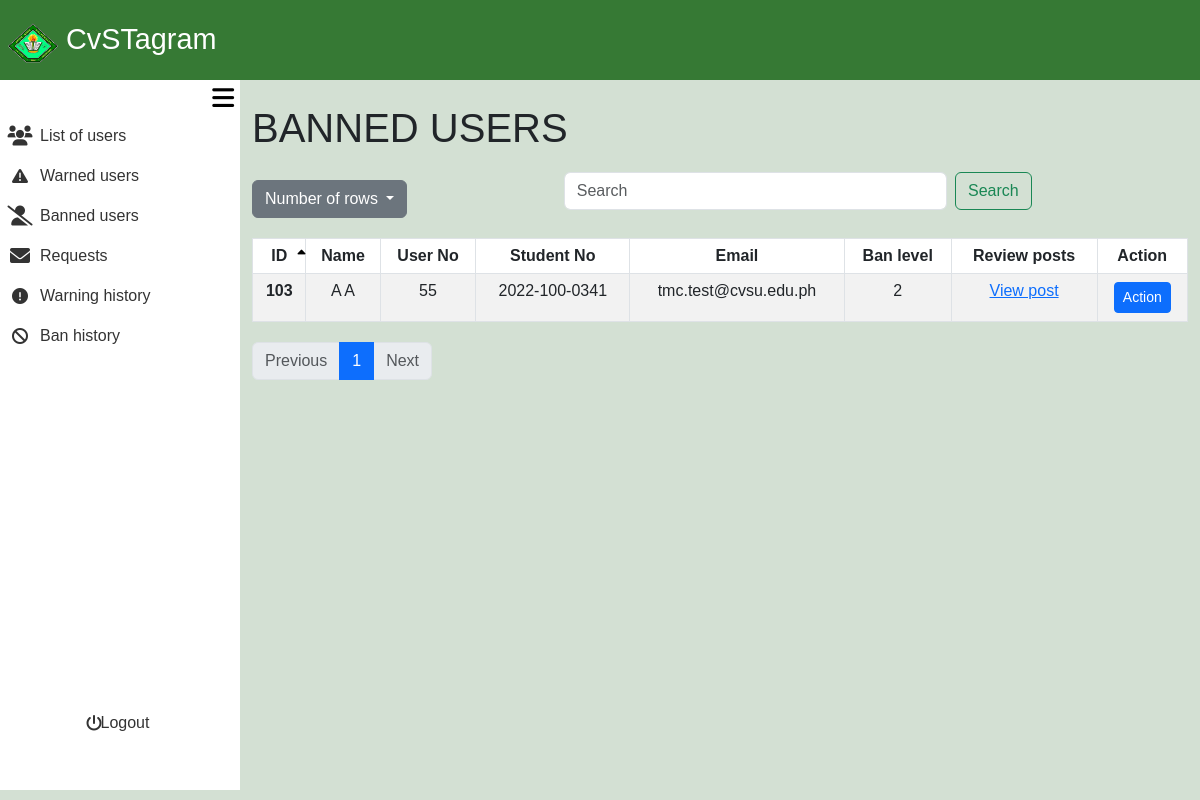
Before: /admin_area/active_ban.php (signed in) with the older database file.
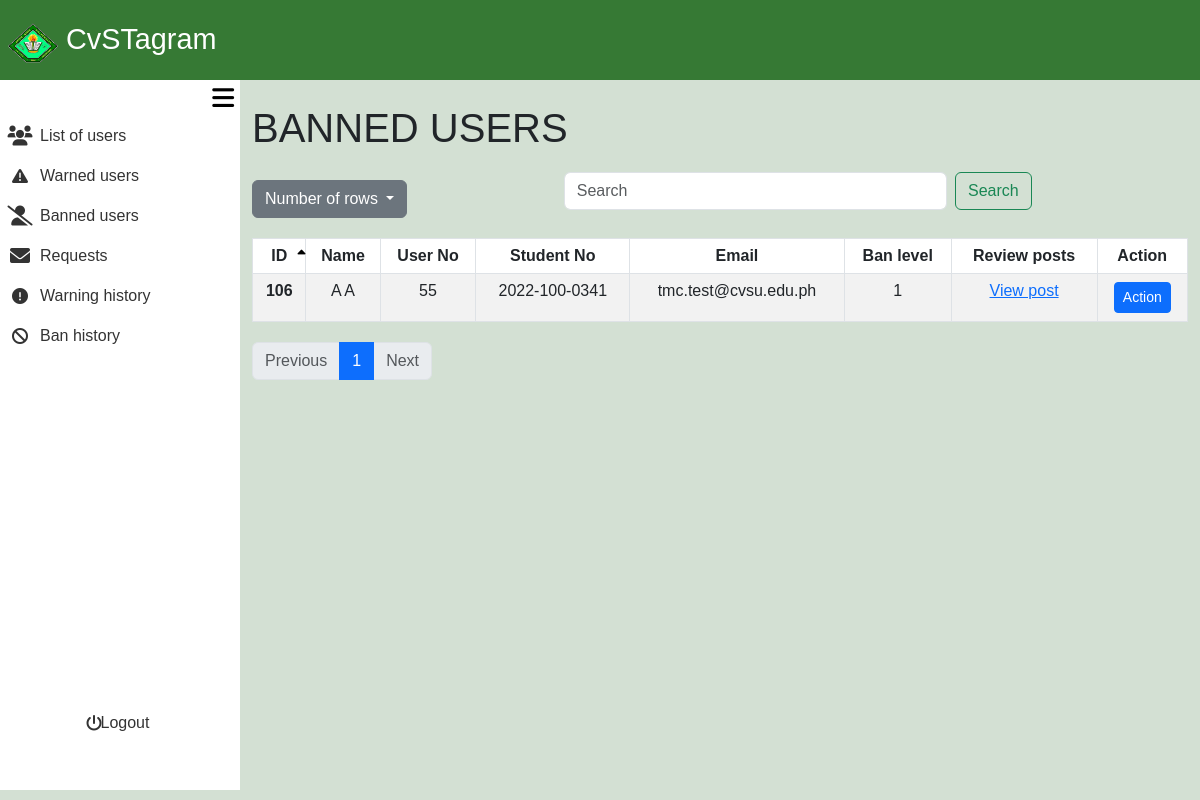
After: the same page with the newer database file.
### tables this page shows
CREATE TABLE `active_ban` (
  `active_ban_id` int(11) NOT NULL,
  `ban_id` int(11) NOT NULL,
  `user_no` int(11) NOT NULL,
  `ban_appeal_id` int(11) NOT NULL,
  `ban_level` int(11) NOT NULL,
  `ban_start_date` date NOT NULL,
  `ban_end_date` date DEFAULT NULL
);

CREATE TABLE `user_registration` (
  `user_no` int(11) NOT NULL,
  `user_ip` varchar(255) NOT NULL,
  `user_ID` varchar(255) NOT NULL,
  `email` varchar(255) NOT NULL,
  `student_no` varchar(13) NOT NULL,
  `fname` varchar(255) NOT NULL,
  `lname` varchar(255) NOT NULL,
  `bday` date NOT NULL,
  `gender` varchar(20) NOT NULL,
  `coverphoto` varchar(250) NOT NULL,
  `profilepicture` varchar(250) NOT NULL,
  `created_at` timestamp NOT NULL DEFAULT current_timestamp(),
  `updated_at` timestamp NOT NULL DEFAULT current_timestamp() ON UPDATE current_timestamp(),
  `user_password` varchar(255) NOT NULL
);

### admin_area/active_ban.php (the view, shortened to what the changed rows need)
<?php
require_once '../include/connect.php';
require_once '../include/bootsrap.php';
?>
<!DOCTYPE html>
<html lang="en">
<head>
    <link rel="stylesheet" href="admin_dashbaord.css?v=<?php echo time(); ?>">
</head>
<body>
<div class="container-fluid screen">
        <div class="container-fluid content">
<?php
$search = isset($_GET['search']) ? trim($_GET['search']) : '';
$sort_column = isset($_GET['sort']) ? $_GET['sort'] : 'ban_id';
$sort_direction = isset($_GET['direction']) && $_GET['direction'] == 'desc' ? 'desc' : 'asc';
$rows_per_page = isset($_GET['rows']) ? intval($_GET['rows']) : 10;
$page = isset($_GET['page']) ? intval($_GET['page']) : 1;
$offset = ($page - 1) * $rows_per_page;
$searchFilter = !empty($search) ? " AND (ur.fname LIKE '%$search%' OR ur.lname LIKE '%$search%' OR ur.email LIKE '%$search%' OR ur.student_no LIKE '%$search%' OR ur.user_no LIKE '%$search%' OR ab.ban_level LIKE '%$search%' OR ab.ban_id LIKE '%$search%)" : "";
$usersQuery = "SELECT ab.ban_id, ur.fname, ur.lname, ur.user_no, ur.student_no, ur.email, ab.ban_level
FROM active_ban ab
LEFT JOIN user_registration ur ON ab.user_no = ur.user_no
WHERE 1=1 $searchFilter
ORDER BY $sort_column $sort_direction
LIMIT $rows_per_page OFFSET $offset";
$usersResult = $con->query($usersQuery);
$totalQuery = "SELECT COUNT(*) AS total FROM active_ban";
$totalResult = $con->query($totalQuery);
$totalRecords = $totalResult->fetch_assoc()['total'];
$totalPages = ceil($totalRecords / $rows_per_page);
?>
    <div class="container mt-4 ">
        <h1>BANNED USERS</h1>
        <table class="table table-bordered table-striped">
            <thead>
                <tr>
                    <th scope="col" class="sortable <?php echo ($sort_column == 'ban_id') ? ($sort_direction == 'asc' ? 'asc' : 'desc') : ''; ?>" onclick="sortTable('ban_id')">ID<i class="fa-solid fa-sort-up"></i><i class="fa-solid fa-sort-down"></i></th>
                    <th scope="col" class="sortable <?php echo ($sort_column == 'fname') ? ($sort_direction == 'asc' ? 'asc' : 'desc') : ''; ?>" onclick="sortTable('fname')">Name</th>
                    <th scope="col" class="sortable <?php echo ($sort_column == 'user_no') ? ($sort_direction == 'asc' ? 'asc' : 'desc') : ''; ?>" onclick="sortTable('user_no')">User No</th>
                    <th scope="col" class="sortable <?php echo ($sort_column == 'student_no') ? ($sort_direction == 'asc' ? 'asc' : 'desc') : ''; ?>" onclick="sortTable('student_no')">Student No<i class="fa-solid fa-sort-up"></i><i class="fa-solid fa-sort-down"></i></th>
                    <th scope="col" class="sortable <?php echo ($sort_column == 'email') ? ($sort_direction == 'asc' ? 'asc' : 'desc') : ''; ?>" onclick="sortTable('email')">Email</th>
                    <th scope="col" class="sortable <?php echo ($sort_column == 'ban_level') ? ($sort_direction == 'asc' ? 'asc' : 'desc') : ''; ?>" onclick="sortTable('ban_level')">Ban level<i class="fa-solid fa-sort-up"></i><i class="fa-solid fa-sort-down"></i></th>
                    <th scope="col">Review posts</th>
                    <th scope="col">Action</th>
                </tr>
            </thead>
            <tbody>
                <?php
                while ($user = $usersResult->fetch_assoc()): ?>
                    <tr>
                        <th scope="row"><?php echo htmlspecialchars($user['ban_id']); ?></th>
                        <td><?php echo htmlspecialchars($user['fname'] . ' ' . $user['lname']); ?></td>
                        <td><?php echo htmlspecialchars($user['user_no']); ?></td>
                        <td><?php echo htmlspecialchars($user['student_no']); ?></td>
                        <td><?php echo htmlspecialchars($user['email']); ?></td>
                        <td><?php echo htmlspecialchars($user['ban_level']); ?></td>
                        <td>
                            <a class="Review_posts text-primary" href="../admin_area/review_post.php?user_no=<?php echo htmlspecialchars($user['user_no']); ?>">View post</a>
                        </td>
                        <td>
                            <a href="admin_action.php?user_no=<?php echo htmlspecialchars($user['user_no']); ?>" class="btn btn-primary btn-sm">Action</a>
                        </td>
                    </tr>
                <?php endwhile; ?>
            </tbody>
        </table>
        <nav aria-label="Page navigation">
            <ul class="pagination">
                <?php for ($i = 1; $i <= $totalPages; $i++): ?>
                    <li class="page-item <?php if ($i == $page) echo 'active'; ?>">
                        <a class="page-link" href="?rows=<?php echo $rows_per_page; ?>&page=<?php echo $i; ?>&sort=<?php echo $sort_column; ?>&direction=<?php echo $sort_direction; ?>"><?php echo $i; ?></a>
                    </li>
                <?php endfor; ?>
            </ul>
        </nav>
    </div>
        </div>
    </div>
</body>
</html>

Changed rows visible on the page:
removed active_ban: ban "103", user_registration.fname+lname "A A", user_registration.user_no "55", user_registration.student_no "2022-100-0341", user_registration.email "tmc.test@cvsu.edu.ph", ban_level "2"
added active_ban: ban "106", user_registration.fname+lname "A A", user_registration.user_no "55", user_registration.student_no "2022-100-0341", user_registration.email "tmc.test@cvsu.edu.ph", ban_level "1"
